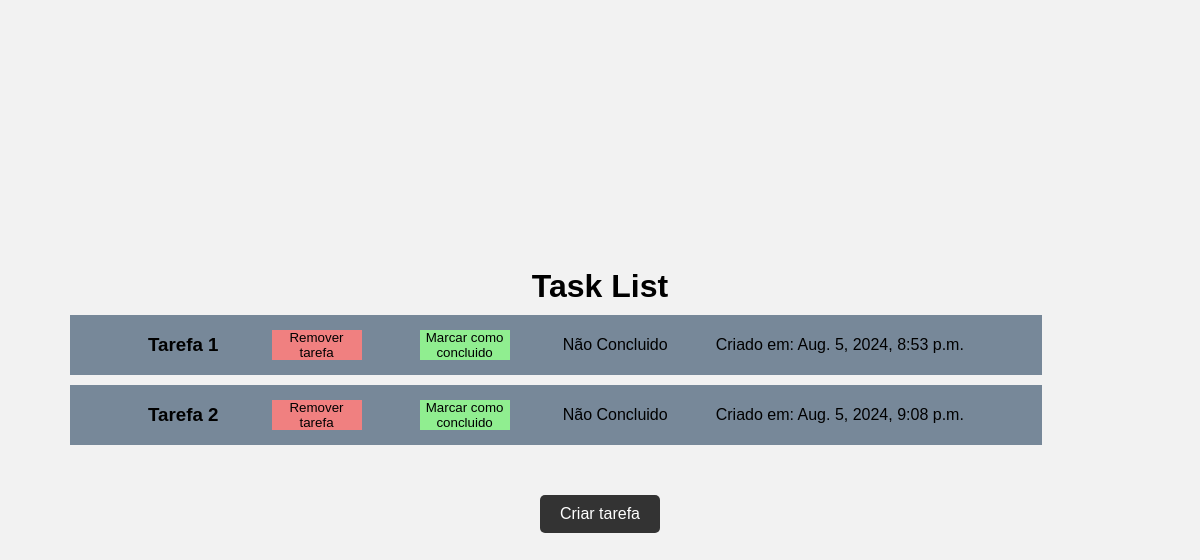
Before: / with the older database file.
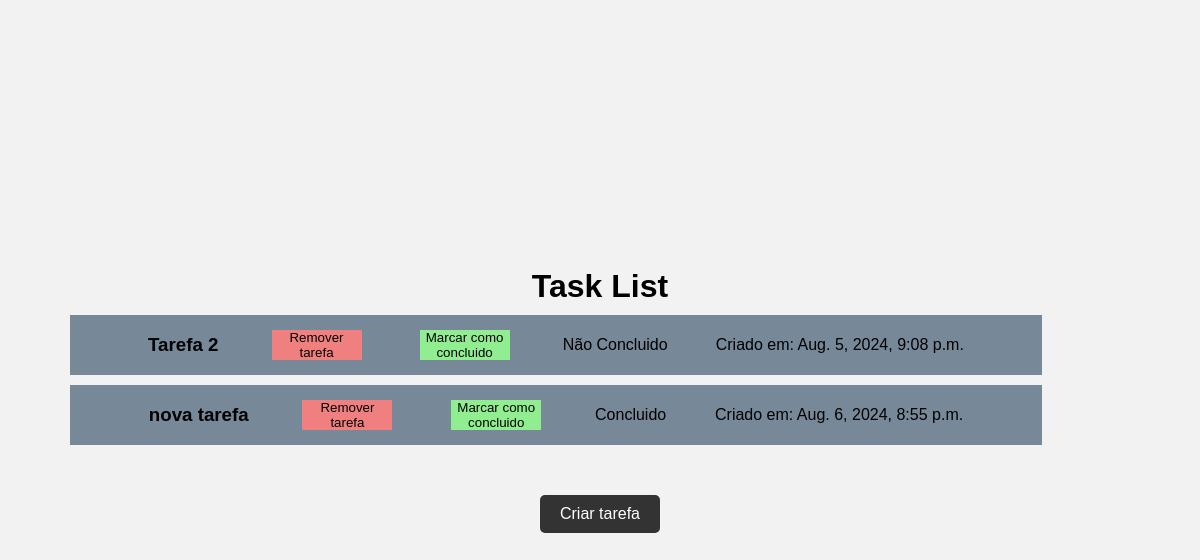
After: the same page with the newer database file.
### tasks/models.py (models this page shows, shortened)
class Task(models.Model):
   title = models.CharField(max_length=200)
   description = models.TextField(blank=True)
   completed = models.BooleanField(default=False)
   created_at = models.DateTimeField(auto_now_add=True)

### tasks/views.py (the view)
# urls.py: path('', views.task_list, name='list'),
def task_list(request):
   tasks = Task.objects.all()
   return render(request, 'tasks/task_list.html', {'tasks': tasks})

### tasks/templates/tasks/task_list.html (shortened to what this page needs)
{% extends "layout.html" %}
   {% block content %}
   <h1>Task List</h1>
   <ul>
      {% for task in tasks %}
         <li class="task">
            <h3>{{ task.title }}</h3>
            <form action="{% url 'tasks:remove_task' task.id %}" method="post" class="remove-task">
               <button type="submit">Remover tarefa</button>
            </form>
            <form action="{% url 'tasks:complete_task' task.id %}" method="post">
               <button type="submit">Marcar como concluido</button>
            </form>
               <span>{% if task.completed %} Concluido {% else %} Não Concluido {% endif %}</span>
               <p class="date">Criado em: {{ task.created_at }}</p>
         </li>
      {% empty %}
         <li>No tasks found.</li>
      {% endfor %}
   </ul>
   <a href="{% url 'tasks:create_task' %}">Criar tarefa</a>
   {% endblock %}

### templates/layout.html (shortened to what this page needs)
<!DOCTYPE html>
{% load static %}
<html lang="en">
<head>
   <link rel="stylesheet" href="{% static 'css/index.css' %}">
</head>
<body>
   {% block content %}
   {% endblock %}
</body>
</html>

### static/css/index.css (style rules this page uses)
* { margin: 0; padding: 0; box-sizing: border-box; font-family: Arial, Helvetica, sans-serif; }
body { background-color: #f2f2f2; height: 100vh; display: flex; flex-direction: column; align-items: center; justify-content: center; }
ul { width: 90%; overflow: scroll; list-style-type: none; margin-bottom: 20px; }
ul li { margin-bottom: 10px; }
.task { height: 40px; width: 90%; display: flex; align-items: center; justify-content: space-evenly; background: lightslategrey; padding: 30px; margin: 10px; position: relative; }
.task button { width: 90px; height: 30px; border: none; background: lightgreen; margin: 5px; cursor: pointer; }
.remove-task button { background: lightcoral; }
a { display: inline-block; background-color: #333; color: #fff; padding: 10px 20px; border-radius: 5px; text-decoration: none; margin-top: 20px; }

Changed rows visible on the page:
removed Task: title "Tarefa 1", completed "Não Concluido", created_at "Aug. 5, 2024, 8:53 p.m."
added Task: title "nova tarefa", completed "Concluido", created_at "Aug. 6, 2024, 8:55 p.m."
